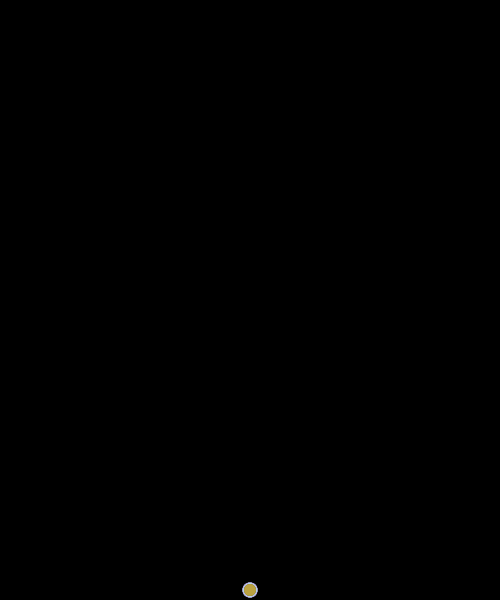
Frame 1 (no input)
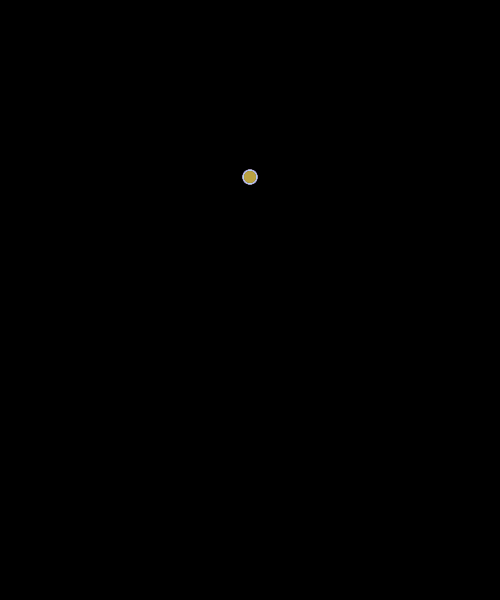
Frame 60 (the mouse pressed at the canvas centre just before this capture)
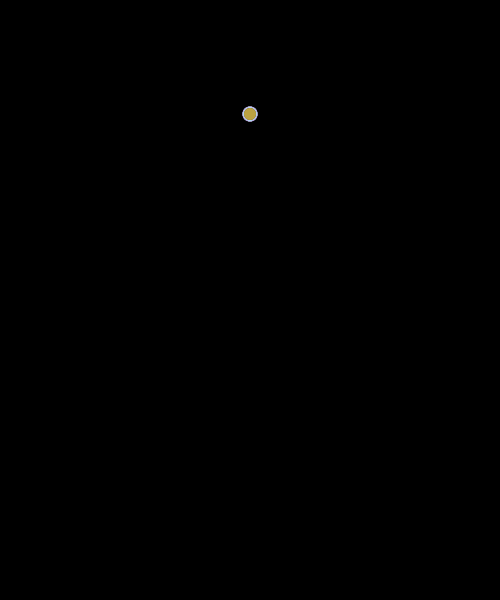
Frame 120 (the mouse held since frame 60 and released just before this capture)

The Processing sketch that drew these frames (run headless with seeded random() and noise(); from frame 60 on, the mouse is pressed at the canvas centre):

// Processing sketch: day4_03_fireworks
// ── day4_03_fireworks.pde
//ArrayList<DataType> name = new ArrayList<DataType>();
ArrayList<Particle> fireworks = new ArrayList<Particle>();

void setup() {
  size(500, 600);
  background(0);
  
  // Add! Remove! -- These are possible because we are using ArrayList
  
  int totalNumber = 150;
  for (int i=0; i<totalNumber; i++) {
    fireworks.add( new Particle(width/2, height) );
  }
  
}

void draw() {
  background(0);
  
  // update & display
  for (int index = 0; index < fireworks.size(); index++) {
    Particle f = fireworks.get(index);
    f.move();
    f.fall();
    f.slowDown();
    //f.checkOutOfCanvas();
    f.checkLifespan();
    f.display();
    if (keyPressed) {
      f.explode();
    }
  }
  
  // if the particle is done, remove from the arrayList
  for (int i = fireworks.size()-1; i >= 0; i--) {
    Particle f = fireworks.get(i);
    if (f.isDone) {
      fireworks.remove(i);
    }
  }
  
  //text( fireworks.size(), 10, 20 );
}

void mouseDragged() {
  //fireworks.add( new Particle(mouseX, mouseY) );
}









class Particle {
  float x, y;
  float xSpd, ySpd;
  float size;
  boolean isDone; // true or false
  float lifespan;
  float lifeReduction;
  boolean isExploded;
  color clr;

  Particle(float _x, float _y) {
    x = _x;
    y = _y;
    size = random(10, 15);
    xSpd = 0;
    ySpd = -10;
    isDone = false;
    lifespan = 1.0; // 100%
    lifeReduction = 0; //random(0.003, 0.008);
    isExploded = false;
    clr = color( random(255),random(255),random(255) );
  }
  void move() {
    // position <- velocity <- acceleration <-- Forces
    x += xSpd;
    y += ySpd;
  }
  void fall() {
    ySpd += 0.1;
  }
  void explode() {
    int strength = 8;
    xSpd = random(-strength, strength);
    ySpd = random(-strength, strength);
    lifeReduction = random(0.005, 0.020);
    isExploded = true;
  }
  void slowDown() {
    float amount = 0.96;
    if (isExploded) {
      xSpd *= amount; // xSpd = xSpd * 0.9;
      ySpd *= amount; // ySpd = ySpd * 0.9;
    }
  }
  void checkLifespan() {
    if (lifespan > 0.0) {
      lifespan -= lifeReduction; // lifespan = lifespan - lifeReduction;  
    } else {
      lifespan = 0.0;
      isDone = true;
    }
  }
  void checkOutOfCanvas() {
    if ( x < 0 || x > width ) {
      isDone = true;
    }
    if ( y < 0 || y > height ) {
      isDone = true;
    }
  }
  void display() {
    pushStyle();
    
    noStroke();
    fill( clr );
    ellipse(x, y, size * lifespan, size * lifespan);
    
    popStyle();
  }
}
